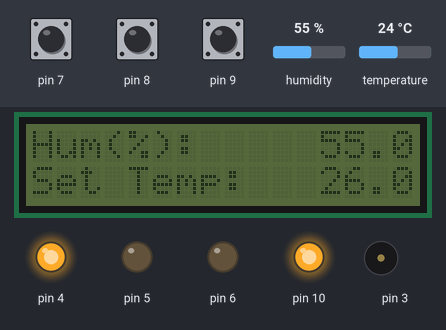
This sketch was run on a simulated Arduino Uno, built with avr-gcc and run on an emulated ATmega328P. Parts: 16×2 character LCD, output pins drawn as LEDs (lit = HIGH), buzzer (waves = sounding). The test bench sets the inputs (shaded band); at power-on: pin 8 HIGH, pin 9 HIGH, humidity 55 %, temperature 24 °C, pin 7 HIGH. What the sketch prints to the serial monitor is not drawn.

Above: at 2.7 s.
2.8 s: pin 8 pulled LOW for 0.3 s
At 3.7 s:
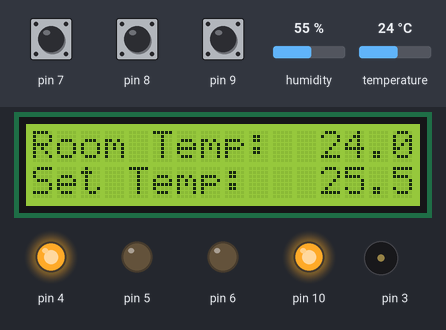
4.6 s: pin 9 pulled LOW for 1 s
At 6.5 s:
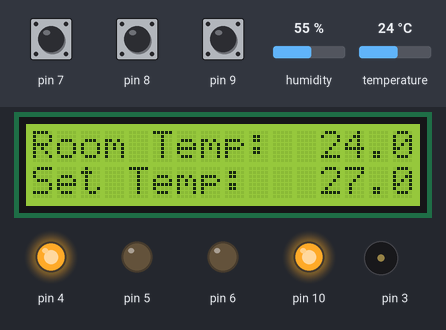
7.1 s: humidity set to 22 %
10.1 s: temperature set to 12 °C
At 12.9 s:
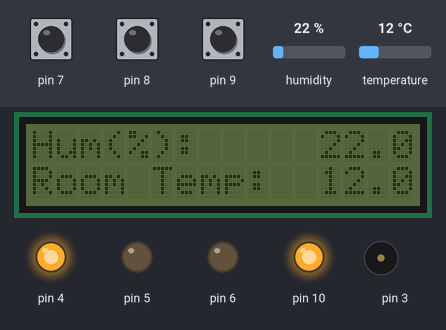
13.1 s: pin 9 pulled LOW for 0.3 s
At 14.4 s:
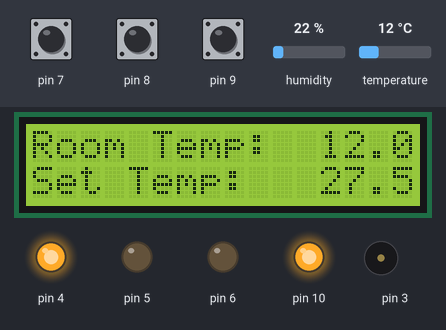
14.9 s: pin 8 pulled LOW for 3.2 s
At 19.6 s:
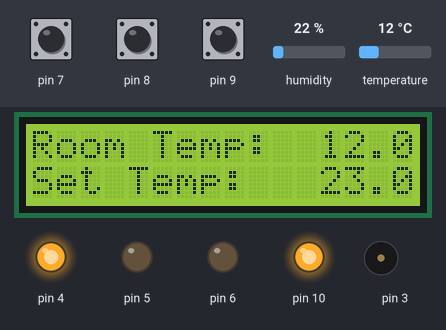
Timing chart, 0 to 20.6 s (numbered marks = the images above; inputs shaded):
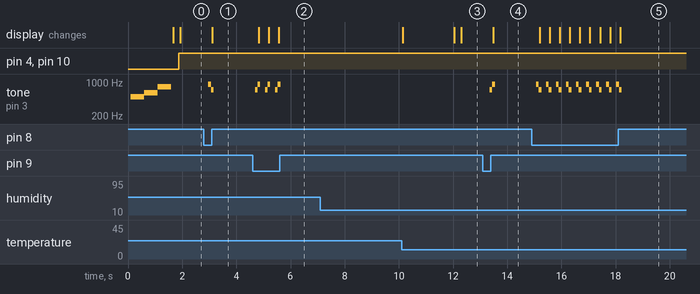

The sketch:

code.ino
```cpp
#include <LiquidCrystal_I2C.h> 
#include <dht11.h>
#include <Wire.h>
double settemp = 26.0;
int lcdst(0), lcdbl1(0), lcdbl2(0), rlydelay(0), STATUS_(3);
double Fahrenheit(double celsius)
{
    return 1.8 * celsius + 32;
} //摄氏温度度转化为华氏温度

double Kelvin(double celsius)
{
    return celsius + 273.15;
} //摄氏温度转化为开氏温度

// 露点（点在此温度时，空气饱和并产生露珠）
// 参考: http://wahiduddin.net/calc/density_algorithms.htm
double dewPoint(double celsius, double humidity)
{
    double A0 = 373.15 / (273.15 + celsius);
    double SUM = -7.90298 * (A0 - 1);
    SUM += 5.02808 * log10(A0);
    SUM += -1.3816e-7 * (pow(10, (11.344 * (1 - 1 / A0))) - 1);
    SUM += 8.1328e-3 * (pow(10, (-3.49149 * (A0 - 1))) - 1);
    SUM += log10(1013.246);
    double VP = pow(10, SUM - 3) * humidity;
    double T = log(VP / 0.61078); // temp var
    return (241.88 * T) / (17.558 - T);
}

// 快速计算露点，速度是5倍dewPoint()
// 参考: http://en.wikipedia.org/wiki/Dew_point
double dewPointFast(double celsius, double humidity)
{
    double a = 17.271;
    double b = 237.7;
    double temp = (a * celsius) / (b + celsius) + log(humidity / 100);
    double Td = (b * temp) / (a - temp);
    return Td;
}

dht11 DHT11;

#define DHT11PIN 2

LiquidCrystal_I2C lcd(0x27, 16, 2); // LCD屏
void setup()
{
    Serial.begin(115200);
    Serial.println("DHT11 TEST PROGRAM ");
    Serial.print("LIBRARY VERSION: ");
    Serial.println(DHT11LIB_VERSION);
    Serial.println();
    // initialize the pins
    pinMode(4, OUTPUT);
    pinMode(5, OUTPUT);
    pinMode(6, OUTPUT);
    pinMode(7, INPUT_PULLUP);
    pinMode(8, INPUT_PULLUP);
    pinMode(9, INPUT_PULLUP);
    pinMode(10, OUTPUT);
    // initialize the LCD1602-IIC
    lcd.init();
    lcd.clear();
    lcd.setBacklight(1);
    lcd.setCursor(0, 0);
    lcd.print("System Init.....");
    lcd.setCursor(1, 1);
    lcd.print("Basic Test OK.");
    tone(3, 500, 500);
    delay(500);
    tone(3, 600, 500);
    delay(500);
    tone(3, 800, 500);
    delay(500);
}

void loop()
{
    Serial.println("\n");

    int chk = DHT11.read(DHT11PIN);

    Serial.print("Read sensor: ");
    switch (chk)
    {
    case DHTLIB_OK:
        Serial.println("OK");
        break;
    case DHTLIB_ERROR_CHECKSUM:
        lcd.setBacklight(1);
        lcd.setCursor(0, 0);
        lcd.print("  Sensor Error  ");
        lcd.setCursor(0, 1);
        lcd.print(" Checksum error ");
        digitalWrite(4, HIGH);
        digitalWrite(10, LOW);
        digitalWrite(5, HIGH);
        digitalWrite(6, HIGH);
        tone(3, 900, 500);
        Serial.println("Checksum error");
        delay(2000);
        loop();
        break;
    case DHTLIB_ERROR_TIMEOUT:
        lcd.setBacklight(1);
        lcd.setCursor(0, 0);
        lcd.print("  Sensor Error  ");
        lcd.setCursor(0, 1);
        lcd.print(" Time out error ");
        digitalWrite(4, HIGH);
        digitalWrite(10, LOW);
        digitalWrite(5, HIGH);
        digitalWrite(6, HIGH);
        tone(3, 900, 500);
        Serial.println("Time out error");
        delay(2000);
        loop();
        break;
    default:
        lcd.setBacklight(1);
        lcd.setCursor(0, 0);
        lcd.print("  Sensor Error  ");
        lcd.setCursor(0, 1);
        lcd.print(" Unknown  error ");
        digitalWrite(4, HIGH);
        digitalWrite(10, LOW);
        digitalWrite(5, HIGH);
        digitalWrite(6, HIGH);
        tone(3, 900, 500);
        Serial.println("Unknown error");
        delay(2000);
        loop();
        break;
    }

    Serial.print("Humidity (%): ");
    Serial.println((double)DHT11.humidity, 2);

    Serial.print("Temperature (oC): ");
    Serial.println((double)DHT11.temperature, 2);

    Serial.print("Temperature (oF): ");
    Serial.println(Fahrenheit(DHT11.temperature), 2);

    Serial.print("Temperature (K): ");
    Serial.println(Kelvin(DHT11.temperature), 2);

    Serial.print("Dew Point (oC): ");
    Serial.println(dewPoint(DHT11.temperature, DHT11.humidity));

    Serial.print("Dew PointFast (oC): ");
    Serial.println(dewPointFast(DHT11.temperature, DHT11.humidity));

    Serial.print("Set Temp(oC): ");
    Serial.println(settemp);
    if (!digitalRead(7))
    {
        if (!digitalRead(8))
        {
            tone(3, 800, 150);
            lcdbl2 ^= 1;
            if (lcdbl2 == 1)
            {
                lcd.setCursor(0, 1);
                lcd.print("LCD Backlight NO");
            }
            else
            {
                lcd.setCursor(0, 1);
                lcd.print("LCD Backlight NC");
            }
            delay(500);
            loop();
        }
        else if (!digitalRead(9))
        {
            lcd.setBacklight(1);
            tone(3, 800, 150);
            STATUS_++;
            STATUS_ %= 4;
            if (STATUS_ == 0)
            {
                digitalWrite(6, LOW);
                digitalWrite(5, LOW);
                lcd.setCursor(0, 1);
                lcd.print("RLY Control: OFF");
            }
            else if (STATUS_ == 1)
            {
                digitalWrite(5, LOW);
                digitalWrite(6, HIGH);
                lcd.setCursor(0, 1);
                lcd.print("RLY Control:COOL");
            }
            else if (STATUS_ == 2)
            {
                digitalWrite(6, LOW);
                digitalWrite(5, HIGH);
                lcd.setCursor(0, 1);
                lcd.print("RLY Control:HEAT");
            }
            else
            {
                digitalWrite(6, LOW);
                digitalWrite(5, LOW);
                lcd.setCursor(0, 1);
                lcd.print("RLY Control:  NO");
            }
            delay(500);
            loop();
        }
    }
    else
    {
        if (!digitalRead(8))
        {
            tone(3, 900, 100);
            delay(100);
            tone(3, 700, 100);
            tempminus();
        }
        else if (!digitalRead(9))
        {
            tone(3, 700, 100);
            delay(100);
            tone(3, 900, 100);
            tempplus();
        }
    }
    if (lcdbl1)
    {
        lcd.setCursor(0, 0);
        lcd.print("Room Temp:   ");
        lcd.setCursor(12, 0);
        lcd.print((double)DHT11.temperature, 1);
        lcd.setCursor(0, 1);
        lcd.print("Set Temp:    ");
        lcd.setCursor(12, 1);
        lcd.print((double)settemp, 1);
        lcdbl1--;
    }
    else
    {
        if (lcdst > 25)
        {
            lcd.setCursor(0, 0);
            lcd.print("Hum(%):     ");
            lcd.setCursor(12, 0);
            lcd.print((double)DHT11.humidity, 1);
            lcd.setCursor(0, 1);
            lcd.print("Set Temp:   ");
            lcd.setCursor(12, 1);
            lcd.print((double)settemp, 1);
        }
        else
        {
            lcd.setCursor(0, 0);
            lcd.print("Hum(%):     ");
            lcd.setCursor(12, 0);
            lcd.print((double)DHT11.humidity, 1);
            lcd.setCursor(0, 1);
            lcd.print("Room Temp:   ");
            lcd.setCursor(12, 1);
            lcd.print((double)DHT11.temperature, 1);
        }
    }
    if (rlydelay)
        rlydelay--;
    if (lcdst == 0)
        lcdst = 51;
    lcd.setBacklight(lcdbl1 > 0 || lcdbl2);
    lcdst--;
    delay(200);
    if (STATUS_ == 0)
    {
        rlydelay = 0;
        digitalWrite(10, LOW);
        digitalWrite(4, LOW);
        Serial.print("RLY1 Status: ");
        Serial.println("OFF");
    }
    else if (STATUS_ == 1 && rlydelay == 0)
    {
        if (DHT11.temperature > settemp)
        {
            digitalWrite(10, HIGH);
            digitalWrite(4, HIGH);
            Serial.print("RLY1 Status: ");
            Serial.println("ON");
            rlydelay = 300;
        }
        else
        {
            digitalWrite(10, LOW);
            digitalWrite(4, LOW);
            Serial.print("RLY1 Status: ");
            Serial.println("OFF");
            rlydelay = 300;
        }
    }
    else if (STATUS_ == 2 && rlydelay == 0)
    {
        if (DHT11.temperature < settemp)
        {
            digitalWrite(10, HIGH);
            digitalWrite(4, HIGH);
            Serial.print("RLY1 Status: ");
            Serial.println("ON");
            rlydelay = 300;
        }
        else
        {
            digitalWrite(10, LOW);
            digitalWrite(4, LOW);
            Serial.print("RLY1 Status: ");
            Serial.println("OFF");
            rlydelay = 300;
        }
    }
    else if (STATUS_ == 3)
    {
        rlydelay = 0;
        digitalWrite(10, HIGH);
        digitalWrite(4, HIGH);
        Serial.print("RLY1 Status: ");
        Serial.println("ON");
    }
}
void tempplus()
{
    if (lcdbl1 < 25)
        lcdbl1 = 25;
    if (settemp < 30.0)
        settemp += 0.5;
}
void tempminus()
{
    if (lcdbl1 < 25)
        lcdbl1 = 25;
    if (settemp > 16.0)
        settemp -= 0.5;
}
```

Measured:
- after the input at 2.8 s, tone on pin 3: silent → 900 Hz after 0.17 s, → 700 Hz 0.10 s later, → silent 0.10 s later; the display: changes after 0.31 s (image 1)
- after the input at 4.6 s, tone on pin 3: silent → 700 Hz after 0.09 s, then repeats every 0.37 s: 900 Hz 0.10 s, silent 0.17 s, 700 Hz 0.10 s, until it stays silent from 5.6 s; the display: first changes after 0.23 s (image 2 shows a later state)
- after the input at 7.1 s, every drawn part: stays the same
- after the input at 13.1 s, tone on pin 3: silent → 700 Hz after 0.25 s, → 900 Hz 0.10 s later, → silent 0.10 s later; the display: changes after 0.39 s (image 4)
- after the input at 14.9 s, tone on pin 3: silent → 900 Hz after 0.17 s, then repeats every 0.37 s: 700 Hz 0.10 s, silent 0.17 s, 900 Hz 0.10 s, until it stays silent from 18.2 s
